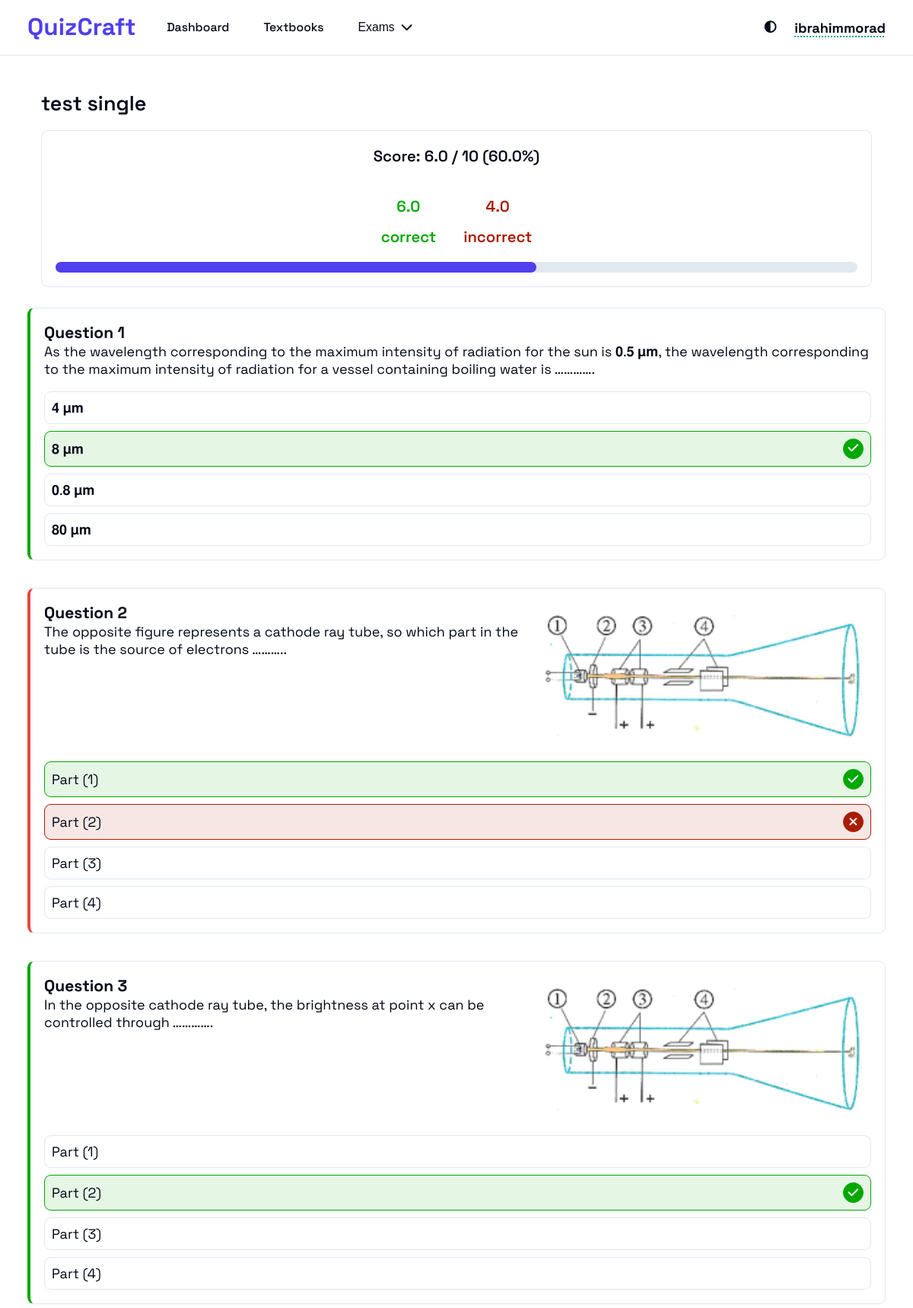
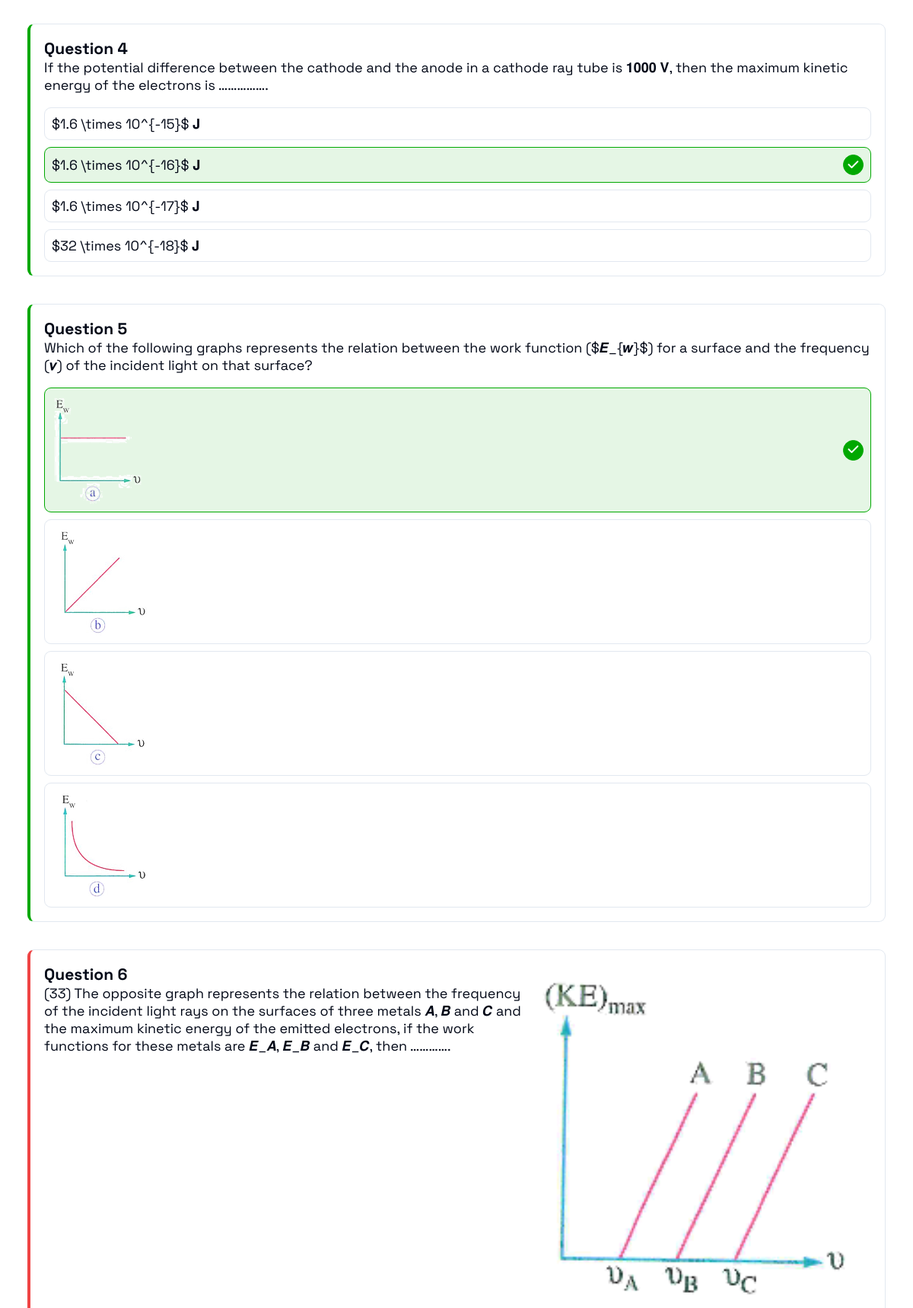
Screenshot of /exam/result/287/ (signed in, upper part) with the database file from the repository (2 pictures, top to bottom).
### exam/models.py (models this page shows, shortened)
class Exam(models.Model):
    class ScopeChoice(models.TextChoices):
        LESSON = "Lesson", "Lesson"
        CHAPTER = "Chapter", "Chapter"
        UNIT = "Unit", "Unit"
        TEXTBOOK = "Textbook", "Textbook"
    title = models.CharField(max_length=256)
    created_at = models.DateTimeField(auto_now_add=True)
    updated_at = models.DateTimeField(auto_now=True)
    created_by = models.ForeignKey(
        User, on_delete=models.CASCADE, related_name="exams", related_query_name="exam"
    )
    scopes = models.ManyToManyField(
        Scope, related_name="exams", related_query_name="exam"
    )
    problems = models.ManyToManyField(
        Problem, through="ExamProblem", related_name="exams", related_query_name="exam"
    )
    is_published = models.BooleanField(default=False)
    class Meta:
        ordering = ["-created_at"]

class Submission(models.Model):
    created_at = models.DateTimeField(auto_now_add=True)
    updated_at = models.DateTimeField(auto_now=True)
    exam = models.ForeignKey(
        Exam, on_delete=models.CASCADE, related_name="submissions", null=True
    )
    user = models.ForeignKey(
        User, on_delete=models.CASCADE, related_name="submissions", null=True
    )
    score = models.FloatField(default=0.0)
    is_published = models.BooleanField(default=False)
    class Status(models.TextChoices):
        EXITED_UNEXPECTEDLY = "exited_unexpectedly", "Exited Unexpectedly"
        COMPLETED = "completed", "Completed"
    status = models.CharField(
        max_length=20, choices=Status.choices, default=Status.EXITED_UNEXPECTEDLY
    )
    class Meta:
        ordering = ["-updated_at"]
    @property
    def percentage(self):
        if self.score is not None:
            return (self.score / self.exam.problems.count()) * 100
        return None
    @property
    def wrong_answers(self):
        return self.exam.problems.count() - self.score

### problem/models.py (models this page shows, shortened)
class Problem(models.Model):
    class Difficulty(models.IntegerChoices):
        EASY = 1, "Easy"
        MIDIUM = 2, "Medium"
        HARD = 3, "Hard"
        EXTRA = 4, "Extra hard"
    scope = models.ForeignKey(
        Scope,
        on_delete=models.CASCADE,
        related_name="problems_set",
        related_query_name="problem",
        limit_choices_to={"level": 3},
    )
    body = models.TextField()
    created_at = models.DateTimeField(auto_now_add=True)
    figure = models.ImageField(upload_to="problems/", null=True, blank=True)
    difficulty = models.PositiveSmallIntegerField(
        choices=Difficulty, default=Difficulty.EASY
    )
    class Meta:
        ordering = ["difficulty", "created_at"]

class Choice(models.Model):
    problem = models.ForeignKey(
        Problem,
        on_delete=models.CASCADE,
        related_name="choices",
        related_query_name="choice",
    )
    body = models.CharField(max_length=256, null=True, blank=True)
    figure = models.ImageField(upload_to="choices/", null=True, blank=True)
    is_correct = models.BooleanField(default=False)

### exam/views.py (the view, shortened to what this page needs)
# urls.py: path("result/<int:submission_id>/", exam_result, name="exam-result"),
@require_http_methods(["GET"])
@login_required
def exam_result(request, submission_id):
    submission = (
        Submission.objects.select_related("exam")
        .prefetch_related(
            "answers__choice",
            "answers__problem",
            Prefetch(
                "exam__problems", queryset=Problem.objects.prefetch_related("choices")
            ),
        )
        .get(id=submission_id)
    )
    if submission.user != request.user:
        messages.error(request, "You do not have permission to view this result")
        return reload(request)
    problems = list(submission.exam.problems.all())
    answers = submission.answers.all()
    chosen_choices_ids = set(a.choice_id for a in answers if a.choice_id)
    problem_correct_map = {
        a.problem_id: a.choice.is_correct for a in answers if a.choice_id
    }
    problem_data = []
    for problem in problems:
        choices = [
            {
                "id": choice.id,
                "body": choice.body,
                "figure": choice.figure,
                "is_correct": choice.is_correct,
                "checked": choice.id in chosen_choices_ids,
            }
            for choice in problem.choices.all()
        ]
        problem_data.append(
            {
                "id": problem.id,
                "body": problem.body,
                "figure": problem.figure,
                "choices": choices,
                "answered_correctly": problem_correct_map.get(problem.id, False),
            }
        )
    context = {
        "score": submission.score,
        "wrong_answers": submission.wrong_answers,
        "percentage": submission.percentage,
        "exam_length": len(problems),
        "exam_title": submission.exam.title,
        "problems": problem_data,
    }
    return render(
        request,
        "exam/exam_result.html",
        context=context,
    )

### exam/templates/exam/exam_result.html (shortened to what this page needs)
{% extends "base.html" %}
{% load static %}
{% block css %}
<link rel="stylesheet" href="{% static 'css/base.css' %}">
<link rel="stylesheet" href="{% static 'css/header.css' %}">
<link rel="stylesheet" href="{% static 'css/exam_submition.css' %}">
<link rel="stylesheet" href="https://cdnjs.cloudflare.com/ajax/libs/font-awesome/6.5.0/css/all.min.css">
{% endblock css %}
{% block content %}
{% include "components/header.html" %}
<div class="container">
    <div class="exam-header">
        <h1>{{ exam_title }}</h1>
        <div class="submission-statistics">
            <p class="score">
                Score: {{ score }} / {{ exam_length }} ({{ percentage }}%)
            </p>
            <div class="correct-incorrect">
                <div class="correct-answers"><span>{{ score }}</span> <span>correct</span></div>
                <div class="incorrect-answers"><span>{{ wrong_answers }}</span> <span>incorrect</span></div>
            </div>
            <div class="progress-bar">
                <div class="progress" style="width: {% if percentage == '-' %}0{% else %}{{ percentage }}{% endif %}%"></div>
            </div>
        </div>
    </div>
    <div class="exam-form">
        {% for problem in problems %}
        <div class="problem {% if problem.answered_correctly %}answered-correctly{% else %}answered-incorrectly{% endif %}">
            <div class="problem-body">
                <div class="problem-text">
                    <h3>Question {{ forloop.counter }}</h3>
                    <p>{{ problem.body }}</p>
                </div>
                {% if problem.figure %}
                <img src="{{ problem.figure.url }}" alt="{{ problem.figure.name }}" class="problem-figure">
                {% endif %}
            </div>
            <div class="problem-options">
                {% for choice in problem.choices %}
                <div class="problem-option {% if choice.is_correct %}correct{% endif %} {% if choice.checked %}checked{% endif %}">
                    {% if choice.figure %}
                    <img src="{{ choice.figure.url }}" alt="{{ choice.figure.name }}" class="choice-figure">
                    {% else %}
                    <p>{{ choice.body }}</p>
                    {% endif %}
                    {% if choice.is_correct %}
                    <i class="fas fa-check"></i>
                    {% endif %}
                    {% if choice.checked and not choice.is_correct %}
                    <i class="fas fa-times"></i>
                    {% endif %}
                </div>
                {% endfor %}
            </div>
        </div>
        {% endfor %}
    </div>
</div>
{% endblock content %}

### templates/components/header.html (shortened to what this page needs)
{% load static %}
<header class="main-header">
  <div class="header-container">
    <div class="header-content">
      <div class="header-left-content">
        <a href="{% url 'dashboard' %}" class="logo">
          <span>QuizCraft</span>
        </a>
        <nav class="main-nav">
          <ul>
            <li>
              <a href="{% url 'dashboard' %}">Dashboard</a>
            </li>
            <li>
              <a href="{% url 'textbooks' %}">Textbooks</a>
            </li>
            <li>
              <button class="header-exam-button">
                <span>Exams</span>
                <i class="fa-solid fa-chevron-down"></i>
              </button>
            </li>
          </ul>
        </nav>
      </div>
      <div class="header-right-content">
        <span class="theme-toggle-button"></span>
        <div class="auth-container">
          {% if user.is_authenticated %}
          <strong class="user-name">{{ user.username }}</strong>
          {% else %}
          <a href="{% url 'login' %}">Login</a>
          <span>/</span>
          <a href="{% url 'register' %}">Register</a>
          {% endif %}
        </div>
      </div>
    </div>
  </div>
</header>

### static/css/base.css (style rules this page uses)
:root { --background: hsl(0, 0%, 100%); --foreground: hsl(222.2, 84%, 4.9%); --card: hsl(0, 0%, 100%); --card-foreground: hsl(222.2, 84%, 4.9%); --popover: hsl(0, 0%, 100%); --popover-foreground: hsl(222.2, 84%, 4.9%); --primary: hsl(246, 84%, 59%); --primary-foreground: hsl(210, 40%, 98%); --secondary: hsl(210, 40%, 96.1%); --secondary-foreground: hsl(222.2, 47.4%, 11.2%); --muted: hsl(210, 40%, 96.1%); --muted-foreground: hsl(215.4, 16.3%, 46.9%); --accent: hsl(173, 85%, 32%); --accent-foreground: hsl(210, 40%, 98%); --message-warning-fg: rgb(102, 60, 0); --message-warning-bg: rgb(255, 244, 229); --message-error-fg: rgb(152, 0, 0); --message-error-bg: rgb(255, 226, 183); --message-success-fg: rgb(1, 164, 1); --message-success-bg: rgb(226, 255, 226); --destructive: hsl(0, 84.2%, 60.2%); --destructive-foreground: hsl(210, 40%, 98%); --border: hsl(214.3, 31.8%, 91.4%); --input: hsl(214.3, 31.8%, 91.4%); --ring: hsl(222.2, 84%, 4.9%); --radius: 0.5rem; --sidebar-background: hsl(0, 0%, 98%); --sidebar-foreground: hsl(240, 5.3%, 26.1%); --sidebar-primary: hsl(240, 5.9%, 10%); --sidebar-primary-foreground: hsl(0, 0%, 98%); --sidebar-accent: hsl(240, 4.8%, 95.9%); --sidebar-accent-foreground: hsl(240, 5.9%, 10%); --sidebar-border: hsl(220, 13%, 91%); --sidebar-ring: hsl(217.2, 91.2%, 59.8%); }
* { box-sizing: border-box; margin: 0; padding: 0; }
html { font-family: 'spacegrotesk', sans-serif; font-weight: 400; font-size: 18px; }
body { min-height: 100vh; width: 100%; background-color: var(--background); color: var(--foreground); position: relative; display: flex; flex-direction: column; align-items: stretch; }
.container { max-width: 80rem; margin: 0 auto; padding: 2rem 1rem; width: 100%; }
@media (min-width: 640px) { .container { padding-left: 1.5rem; padding-right: 1.5rem; } }
@media (min-width: 1024px) { .container { padding-left: 2rem; padding-right: 2rem; } }

### static/css/header.css (style rules this page uses)
.main-header { background-color: var(--background); border-bottom: 1px solid var(--border); position: sticky; top: 0; z-index: 10; }
.header-container { max-width: 80rem; margin-left: auto; margin-right: auto; padding-left: 1rem; padding-right: 1rem; }
@media (min-width: 640px) { .header-container { padding-left: 1.5rem; padding-right: 1.5rem; } }
@media (min-width: 1024px) { .header-container { padding-left: 2rem; padding-right: 2rem; } }
.header-content { display: flex; justify-content: space-between; height: 4rem; }
.header-left-content { display: flex; align-items: center; }
.main-nav { display: none; }
@media (min-width: 1024px) { .main-nav { display: block; } }
.main-nav>ul { display: flex; align-items: center; gap: 1rem; margin-left: 1.5rem; list-style: none; }
.main-nav>ul>li { display: flex; align-items: center; gap: 0.5rem; cursor: pointer; position: relative; }
.auth-container { display: none; align-items: center; gap: 0.5rem; }
@media (min-width: 1024px) { .auth-container { display: flex; } }
.menu-button, .theme-toggle-button { display: flex; align-items: center; cursor: pointer; border-radius: var(--radius); }

### rows the page displays
Exam: title "test single"
Submission: score "6.0"
Problem: body "As the wavelength corresponding to the maximum intensity of radiation for the sun is 𝟎.𝟓 𝛍𝐦, the wavelength corresponding to the maximum intensity of radiation for a vessel containing boiling water is …………."
Choice: body "𝟒 𝛍𝐦"
Choice: body "𝟖 𝛍𝐦"
Choice: body "𝟎.𝟖 𝛍𝐦"
Choice: body "𝟖𝟎 𝛍𝐦"
Problem: body "The opposite figure represents a cathode ray tube, so which part in the tube is the source of electrons ……….."
Choice: body "Part (1)"
Choice: body "Part (2)"
Choice: body "Part (3)"
Choice: body "Part (4)"
Problem: body "In the opposite cathode ray tube, the brightness at point x can be controlled through …………."
Choice: body "Part (1)"
Choice: body "Part (2)"
Choice: body "Part (3)"
Choice: body "Part (4)"
Problem: body "If the potential difference between the cathode and the anode in a cathode ray tube is 𝟏𝟎𝟎𝟎 𝐕, then the maximum kinetic energy of the electrons is ……………."
Choice: body "$1.6 \\times 10^{-15}$ 𝐉"
Choice: body "$1.6 \\times 10^{-16}$ 𝐉"
Choice: body "$1.6 \\times 10^{-17}$ 𝐉"
Choice: body "$32 \\times 10^{-18}$ 𝐉"
Problem: body "Which of the following graphs represents the relation between the work function ($𝑬_{𝒘}$) for a surface and the frequency (𝝂) of the incident light on that surface?"
Problem: body "(33) The opposite graph represents the relation between the frequency of the incident light rays on the surfaces of three metals 𝑨, 𝑩 and 𝑪 and the maximum kinetic energy of the emitted electrons, if the work functions for these metals are 𝑬_𝑨, 𝑬_𝑩 and 𝑬_𝑪, then …………."

### other values shown
{{ user.username }} "ibrahimmorad"
{{ exam_length }} "10"
{{ percentage }} "60.0"
{{ wrong_answers }} "4.0"
